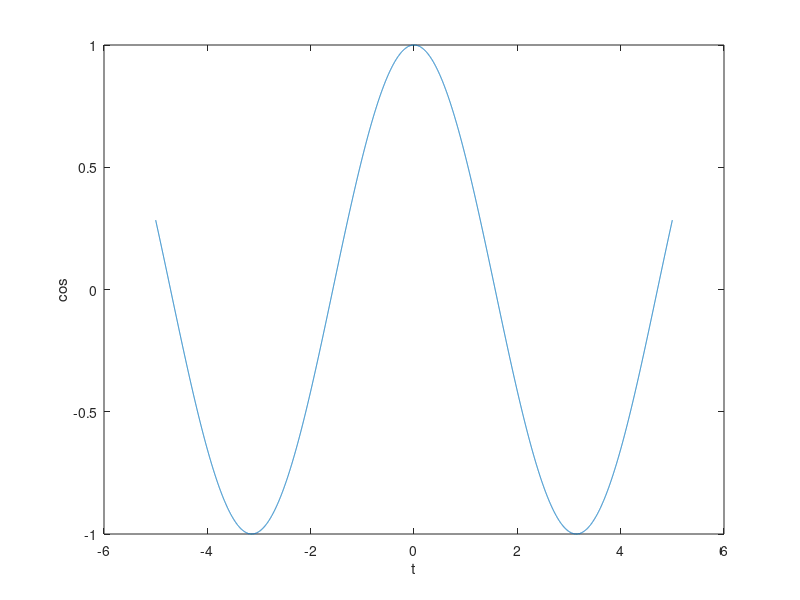

MATLAB code for this plot:
clc
clear all
close all
a=0.5;
stepsize_t=0.001;
t = -5 : 0.001 : 5 ;
len_t = length(t);

for ii = 1:1:len_t
    v_t(ii)=cos(t(ii));
end
plot(t,v_t)
xlabel("t")
ylabel("cos")